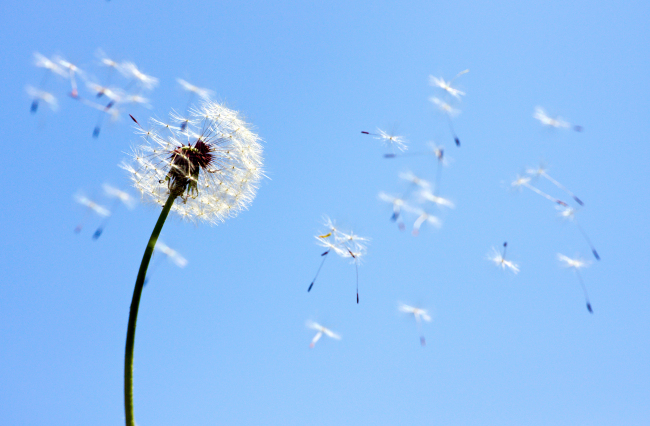
#> input picture readwriteFiles/img_cut_pix/test.jpg, 650 x 426 px, found by its file name; its folder holds only this picture in this run
$ python b.py   (Python 2 division)
#> lines starting #> are read from the running program, lines starting #| are printed output that depends on the picture; long printed decimals are rounded
# -*- coding:utf-8 -*-


from PIL import Image
import cv2
import numpy as np
import os
from pandas import DataFrame

def color_moments(filename):
#> called with filename = 'readwriteFiles/img_cut_pix\\test.jpg'
    img = cv2.imread(filename)
#> img is the input picture: shape (426, 650, 3); mean B, G, R 246.5, 191.9, 143.2
    if img is None:
        return
    # Convert BGR to HSV colorspace
    hsv = cv2.cvtColor(img, cv2.COLOR_BGR2HSV)
#> hsv: shape (426, 650, 3); mean H, S, V 104.6, 108.3, 247.1
    # Split the channels - h,s,v
    h, s, v = cv2.split(hsv)
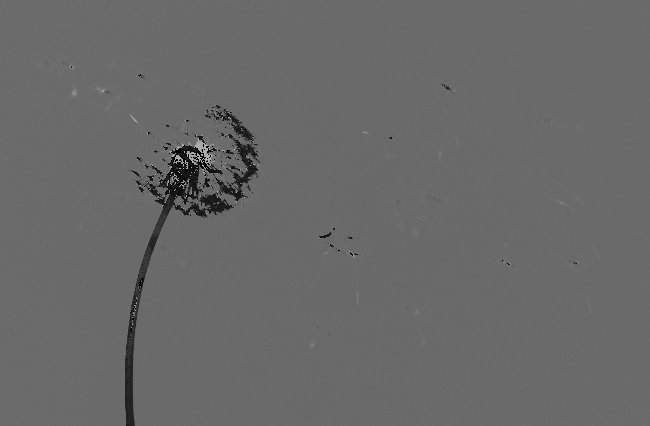
#> h: shape (426, 650); min 0, max 179, mean 104.6
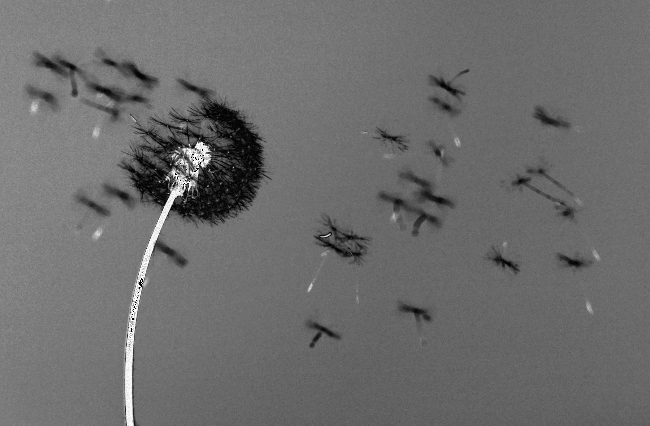
#> s: shape (426, 650); min 0, max 255, mean 108.3
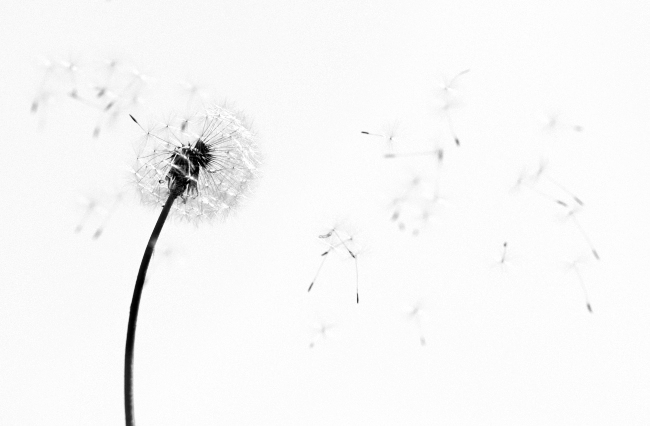
#> v: shape (426, 650); min 0, max 255, mean 247.1
    # Initialize the color feature
    color_feature = []
    # N = h.shape[0] * h.shape[1]
    # The first central moment - average
    h_mean = np.mean(h)  # np.sum(h)/float(N)
#> h_mean = 104.6
    s_mean = np.mean(s)  # np.sum(s)/float(N)
#> s_mean = 108.3
    v_mean = np.mean(v)  # np.sum(v)/float(N)
#> v_mean = 247.1
    color_feature.extend([h_mean, s_mean, v_mean])
    # The second central moment - standard deviation
    h_std = np.std(h)  # np.sqrt(np.mean(abs(h - h.mean())**2))
#> h_std = 11.03
    s_std = np.std(s)  # np.sqrt(np.mean(abs(s - s.mean())**2))
#> s_std = 23.35
    v_std = np.std(v)  # np.sqrt(np.mean(abs(v - v.mean())**2))
#> v_std = 23.19
    color_feature.extend([h_std, s_std, v_std])
    # The third central moment - the third root of the skewness
    h_skewness = np.mean(abs(h - h.mean())**3)
#> h_skewness = 9242.3
    s_skewness = np.mean(abs(s - s.mean())**3)
#> s_skewness = 42619.3
    v_skewness = np.mean(abs(v - v.mean())**3)
#> v_skewness = 103082.1
    h_thirdMoment = h_skewness**(1./3)
#> h_thirdMoment = 20.99
    s_thirdMoment = s_skewness**(1./3)
#> s_thirdMoment = 34.93
    v_thirdMoment = v_skewness**(1./3)
#> v_thirdMoment = 46.89
    color_feature.extend([h_thirdMoment, s_thirdMoment, v_thirdMoment])

    return color_feature
def getimgdir():
    imgdirs = []
    imgTypes = [".png", ".jpg", ".bmp"]
    presentfiles = os.getcwd()#获得当前工作目录
    for root, dirs, files in os.walk("."):
        r = root[2:]
        for afile in files:
            if r != '':
                ffile = presentfiles+"\\"+r + "\\" + afile
            else:
                ffile = presentfiles + "\\"  + afile
            # print ffile

            if ffile[ffile.rindex("."):].lower() in imgTypes:
                print ffile
                imgdirs.append(ffile)
    return imgdirs

x = [[]]
for i in getimgdir():
    im = color_moments(i)
#> im = [104.6, 108.3, 247.1, 11.03, 23.35, 23.19, 20.99, 34.93, 46.89]
    x.append(im)
del x[0]
df =  DataFrame(x,columns=list('abcdefghi'))
#> df = table of 1 rows and 9 columns
print x
#| [[104.571, 108.305, 247.064, 11.025, 23.349, 23.194, 20.986, 34.930, 46.888]]
print df
#> (printed output is left out)
